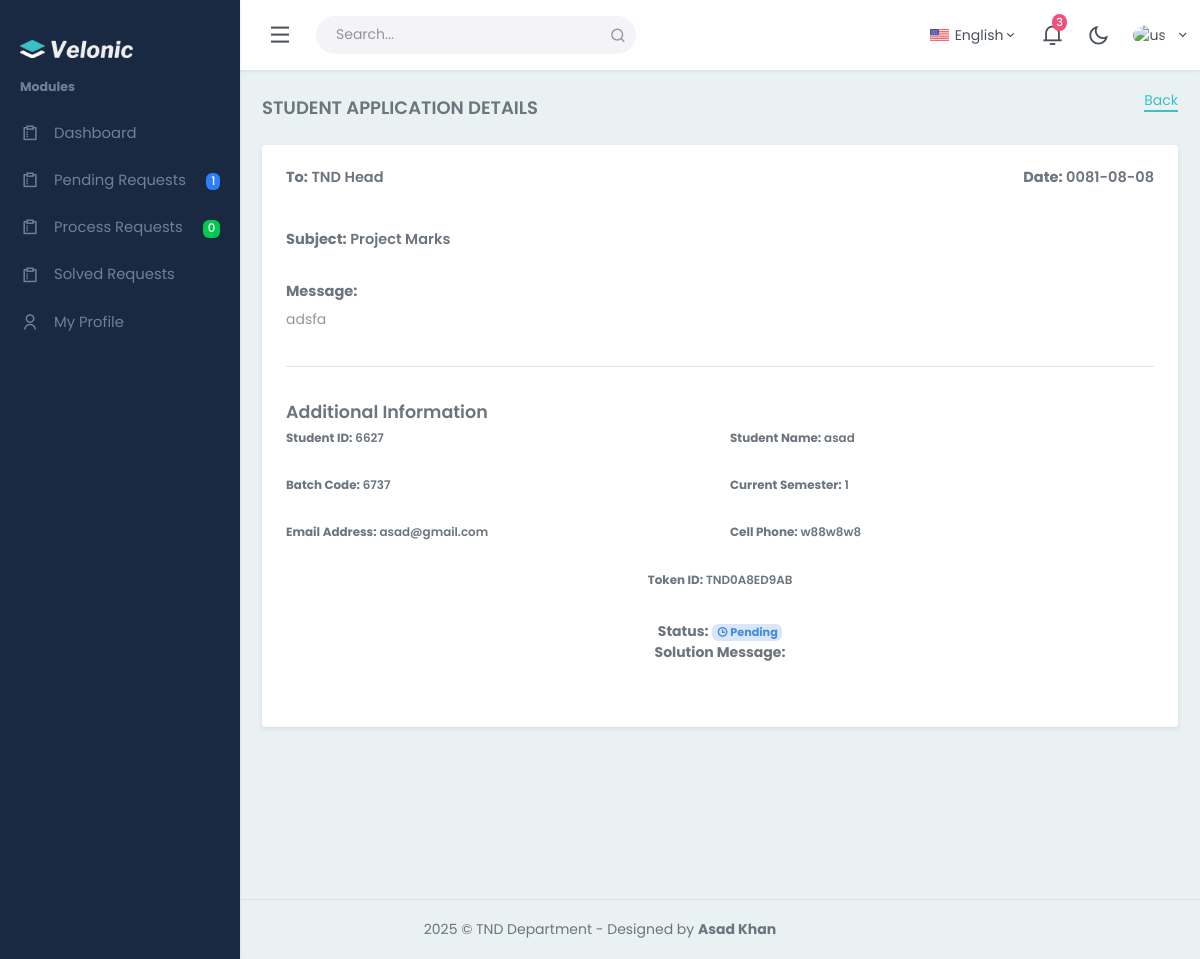
Page /view_application.php?viewapplication=1 on the committed database.
### tables this page shows
CREATE TABLE `concern_person` (
  `concern_person_id` int(11) NOT NULL,
  `concern_person_designation` varchar(256) NOT NULL
);

CREATE TABLE `student_applications` (
  `student_application_id` int(11) NOT NULL,
  `student_application_date` date NOT NULL,
  `student_application_message` varchar(1000) NOT NULL,
  `student_id` varchar(256) NOT NULL,
  `student_name` varchar(256) NOT NULL,
  `student_batch_code` varchar(256) NOT NULL,
  `student_email` varchar(256) NOT NULL,
  `student_number` varchar(256) NOT NULL,
  `student_application_status` varchar(256) NOT NULL DEFAULT 'Pending',
  `student_current_semester_id` int(11) NOT NULL,
  `student_concern_person_id` int(11) NOT NULL,
  `student_application_subject_id` int(11) NOT NULL,
  `student_user_id` int(11) NOT NULL,
  `student_application_tokenid` varchar(256) NOT NULL,
  `student_application_solutionmessage` varchar(3000) DEFAULT NULL
);

CREATE TABLE `all_subjects` (
  `subject_id` int(11) NOT NULL,
  `subject_title` varchar(256) NOT NULL
);

### view_application.php (the view, shortened to what this page needs)
<?php
require_once("./base/header.php");
?>
<div class="content-page">
    <div class="content">
        <div class="container-fluid">
            <div class="row">
                <div class="col-12">
                    <div class="page-title-box">
                        <div class="page-title-right">
                            <a class="border-b-2" href="javascript:void(0)" onclick="window.history.back()">Back</a>
                        </div>
                        <h4 class="page-title text-uppercase">Student Application Details</h4>
                    </div>
                </div>
            </div>
            <div class="row">
                <div class="col-lg-12">
                    <div class="card shadow-sm border-light">
                        <div class="card-body">
                            <?php
                            if (isset($_GET['viewapplication'])) {
                                $updateId = $_GET['viewapplication'];
                                $select_query = "SELECT * FROM `student_applications` INNER JOIN `concern_person` INNER JOIN `all_subjects` WHERE `student_application_id` = ?";
                                $stmt = $connection->prepare($select_query);
                                $stmt->bind_param("i", $updateId);
                                $stmt->execute();
                                $result = $stmt->get_result();
                                $fetch = $result->fetch_assoc();
                            }
                            ?>
                            <div class="row mb-4">
                                <div class="col-md-6">
                                    <h5><strong>To:</strong>
                                        <?php echo $fetch['concern_person_designation'] ?? 'N/A'; ?></h5>
                                </div>
                                <div class="col-md-6 text-md-end">
                                    <h5><strong>Date:</strong>
                                        <?php echo $fetch['student_application_date'] ?? 'N/A'; ?></h5>
                                </div>
                            </div>
                            <div class="mb-4">
                                <h5><strong>Subject:</strong> <?php echo $fetch['subject_title'] ?? 'N/A'; ?></h5>
                            </div>
                            <div class="mb-4">
                                <h5><strong>Message:</strong></h5>
                                <p class="text-muted"><?php echo $fetch['student_application_message'] ?? 'N/A'; ?></p>
                            </div>
                            <hr>
                            <h4 class="page-title mt-4">Additional Information</h4>
                            <div class="row">
                                <div class="col-md-6 mb-3">
                                    <h6><strong>Student ID:</strong> <?php echo $fetch['student_id'] ?? 'N/A'; ?></h6>
                                </div>
                                <div class="col-md-6 mb-3">
                                    <h6><strong>Student Name:</strong> <?php echo $fetch['student_name'] ?? 'N/A'; ?>
                                    </h6>
                                </div>
                            </div>
                            <div class="row">
                                <div class="col-md-6 mb-3">
                                    <h6><strong>Batch Code:</strong>
                                        <?php echo $fetch['student_batch_code'] ?? 'N/A'; ?></h6>
                                </div>
                                <div class="col-md-6 mb-3">
                                    <h6><strong>Current Semester:</strong>
                                        <?php echo $fetch['student_current_semester_id'] ?? 'N/A'; ?></h6>
                                </div>
                            </div>
                            <div class="row">
                                <div class="col-md-6 mb-3">
                                    <h6><strong>Email Address:</strong> <?php echo $fetch['student_email'] ?? 'N/A'; ?>
                                    </h6>
                                </div>
                                <div class="col-md-6 mb-3">
                                    <h6><strong>Cell Phone:</strong> <?php echo $fetch['student_number'] ?? 'N/A'; ?>
                                    </h6>
                                </div>
                            </div>
                            <div class="row text-center">
                                <div class="col-md-12 mb-3">
                                    <h6><strong>Token ID:</strong>
                                        <?php echo $fetch['student_application_tokenid'] ?? 'N/A'; ?></h6>
                                </div>
                            </div>
                            <?php
                        if (isset($_GET['viewapplication'])) {
                            $updateId = intval($_GET['viewapplication']);
                            $select_query = "SELECT `student_application_status`, `student_application_solutionmessage`
                                            FROM `student_applications`
                                            WHERE `student_application_id` = ?";
                            $stmt = $connection->prepare($select_query);
                            $stmt->bind_param('i', $updateId);
                            $stmt->execute();
                            $result = $stmt->get_result();
                            $count_records = $result->num_rows;
                            if ($count_records > 0 && $fetch['student_application_solutionmessage'] !== "") {
                                $fetch = $result->fetch_assoc();
                                ?>
                            <div class="row text-center">
                                <div class="col-md-12 mb-3">
                                    <strong>Status:</strong>
                                    <span class="fw-bold badge bg-success-subtle text-success">
                                        <i class="ri-time-line text-success"></i>
                                        <?php echo htmlspecialchars($fetch['student_application_status']); ?>
                                    </span>
                                    <br>
                                    <strong>Solution Message:</strong>
                                </div>
                            </div>
                            <?php
                                } else {
                                    echo "";
                                }
} else {
    echo "<p>Invalid application ID.</p>";
}
?>
                        </div>
                    </div>
                </div>
            </div>
        </div>
    </div>
</div>
<?php
require_once("./base/footer.php");
?>

### base/header.php (style rules this page uses)
* { font-family: "Poppins", serif; }

### rows in the picture
concern_person: concern_person_designation "TND Head"
student_applications: student_application_date "0081-08-08", student_application_message "adsfa", student "6627", student_name "asad", student_batch_code "6737", student_current_semester "1", student_email "asad@gmail.com", student_number "w88w8w8", student_application_tokenid "TND0A8ED9AB", student_application_status "Pending"
all_subjects: subject_title "Project Marks"

### other values in the picture
$count_records "1"
$count_records "0"
